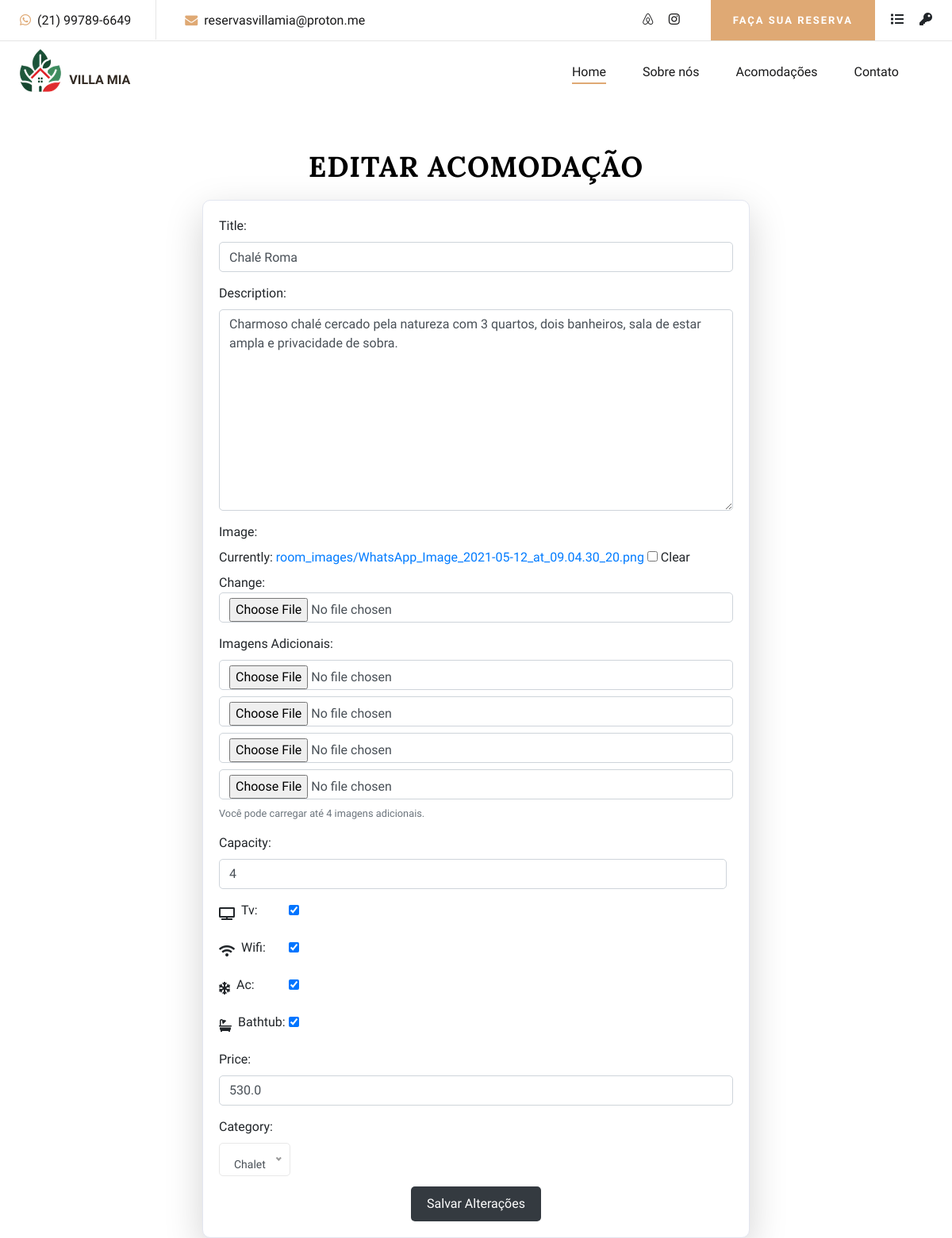
Before: /edit-room/14/ (signed in) with the older database file.
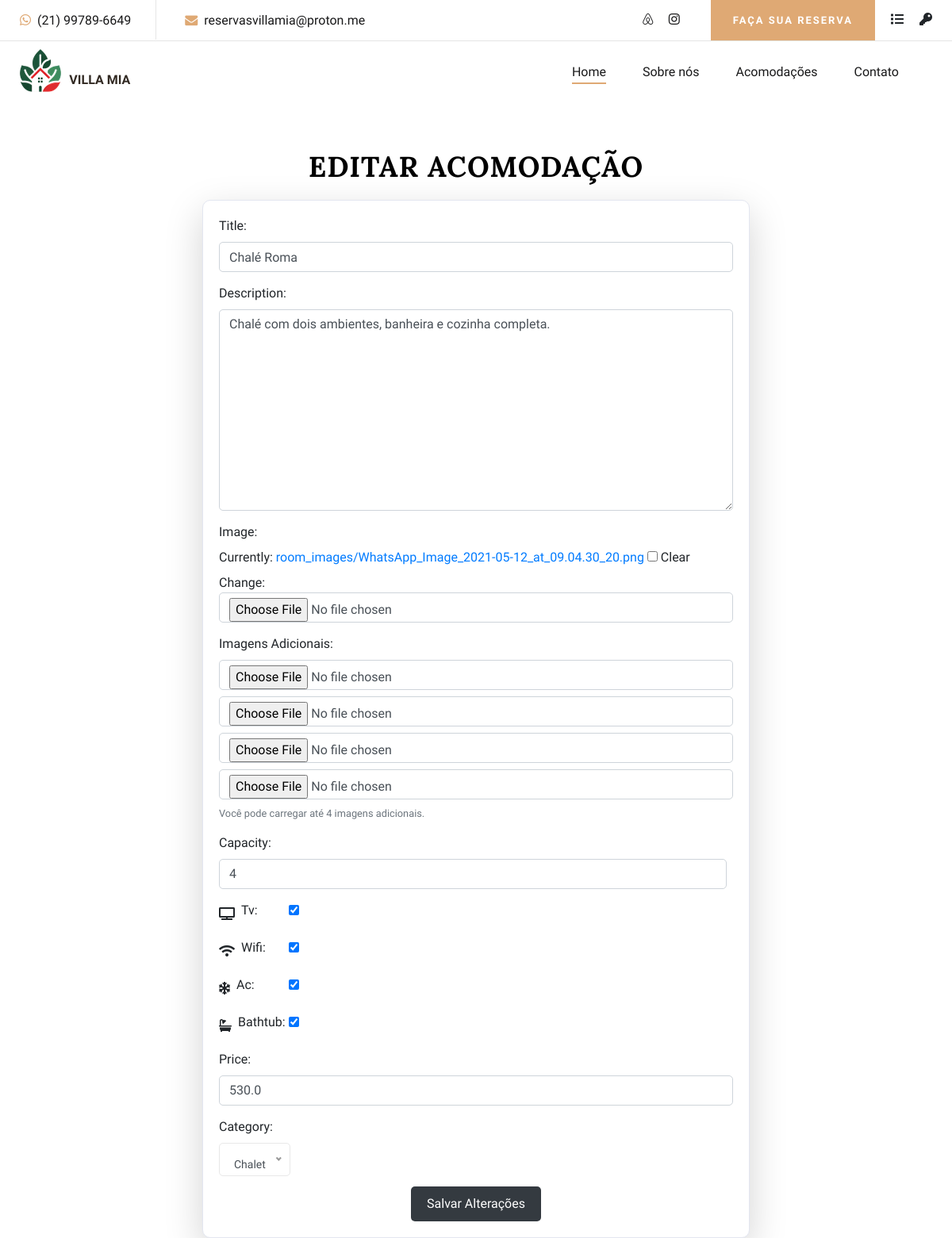
After: the same page with the newer database file.
### backend/models.py (models this page shows, shortened)
class Room(models.Model):
    title = models.CharField(max_length=200)
    description = models.CharField(max_length=600)
    image = models.ImageField(upload_to='room_images/', blank=True, null=True)  # Main image
    capacity = models.IntegerField()
    ac = models.BooleanField(default=False)
    tv = models.BooleanField(default=True)
    wifi = models.BooleanField(default=True)
    bathtub = models.BooleanField(default=False)
    price = models.FloatField()
    category = models.ForeignKey(Category, on_delete=models.CASCADE, default=1)
    available = models.BooleanField(default=True)

### backend/views.py (the view)
# urls.py: path('edit-room/<int:room_id>/', views.edit_room_details, name='edit_room_details'),  # New URL pattern
@login_required
@user_passes_test(lambda u: u.is_staff)
def edit_room_details(request, room_id):
    room = get_object_or_404(Room, id=room_id)
    if request.method == 'POST':
        form = RoomForm(request.POST, request.FILES, instance=room)
        if form.is_valid():
            room = form.save(commit=False)
            room.save()
            images = [
                request.FILES.get('image_1'),
                request.FILES.get('image_2'),
                request.FILES.get('image_3'),
                request.FILES.get('image_4')
            ]
            existing_images = RoomImage.objects.filter(room=room).order_by('id')
            for idx, new_image in enumerate(images, start=1):
                if new_image:
                    if len(existing_images) >= idx:
                        existing_image = existing_images[idx - 1]
                        existing_image.image = new_image
                        existing_image.save()
                    else:
                        RoomImage.objects.create(room=room, image=new_image)
            return redirect('check_availability', room_id=room.id)
        else:
            print("Form is not valid")
            print(form.errors)
    else:
        form = RoomForm(instance=room)
    return render(request, 'backend/edit_room.html', {'form': form, 'room': room})

### backend/forms.py (shortened to what this page needs)
class RoomForm(forms.ModelForm):
    image_1 = forms.ImageField(required=False)
    image_2 = forms.ImageField(required=False)
    image_3 = forms.ImageField(required=False)
    image_4 = forms.ImageField(required=False)
    class Meta:
        model = Room
        fields = [
            'title', 'description', 'image', 'capacity',
            'tv', 'wifi', 'ac', 'bathtub', 'price', 'category'
        ]
        widgets = {
            'title': forms.TextInput(attrs={'class': 'form-control'}),
            'description': forms.Textarea(attrs={'class': 'form-control'}),
            'image': forms.ClearableFileInput(attrs={'class': 'form-control'}),
            'capacity': forms.NumberInput(attrs={'class': 'form-control'}),
            'tv': forms.CheckboxInput(attrs={'class': 'form-check-input'}),
            'wifi': forms.CheckboxInput(attrs={'class': 'form-check-input'}),
            'ac': forms.CheckboxInput(attrs={'class': 'form-check-input'}),
            'bathtub': forms.CheckboxInput(attrs={'class': 'form-check-input'}),
            'price': forms.NumberInput(attrs={'class': 'form-control'}),
            'category': forms.Select(attrs={'class': 'form-control'}),
        }

### backend/templates/backend/edit_room.html (shortened to what this page needs)
{% extends "backend/layout.html" %}
{% block body %}
<div class="container d-flex justify-content-center mt-5">
    <div class="card-container">
        <h1 class="edit-room">Editar Acomodação</h1>
        <div class="card shadow-lg">
            <div class="card-body">
                <form method="post" enctype="multipart/form-data" action="{% url 'edit_room_details' room.id %}">
                    <div class="form-group">
                        {{ form.title.label_tag }}<br>
                        {{ form.title }}
                    </div>
                    <div class="form-group">
                        {{ form.description.label_tag }}<br>
                        {{ form.description }}
                    </div>
                    <div class="form-group">
                        {{ form.image.label_tag }}<br>
                        {{ form.image }}
                    </div>
                    <div class="form-group">
                        <label for="additional_images">Imagens Adicionais:</label><br>
                        <input type="file" name="image_1" class="form-control mb-2">
                        <input type="file" name="image_2" class="form-control mb-2">
                        <input type="file" name="image_3" class="form-control mb-2">
                        <input type="file" name="image_4" class="form-control mb-2">
                        <small class="form-text text-muted">Você pode carregar até 4 imagens adicionais.</small>
                    </div>
                    <div class="form-group mr-2">
                        {{ form.capacity.label_tag }}<br>
                        {{ form.capacity }}
                    </div>
                    <div class="form-group d-flex align-items-center">
                        <i class="fas fa-tv mr-2"></i>
                        <span class="flex-grow-1">{{ form.tv.label_tag }}</span>
                        <span class="check1">{{ form.tv }}</span>
                    </div>
                    <div class="form-group d-flex align-items-center">
                        <i class="fas fa-wifi mr-2"></i>
                        <span class="flex-grow-1">{{ form.wifi.label_tag }}</span>
                        <span class="check1">{{ form.wifi }}</span>
                    </div>
                    <div class="form-group d-flex align-items-center">
                        <i class="fas fa-snowflake mr-2"></i>
                        <span class="flex-grow-1">{{ form.ac.label_tag }}</span>
                        <span class="check1">{{ form.ac }}</span>
                    </div>
                    <div class="form-group d-flex align-items-center">
                        <i class="fas fa-bath mr-2"></i>
                        <span class="flex-grow-1">{{ form.bathtub.label_tag }}</span>
                        <span class="check1">{{ form.bathtub }}</span>
                    </div>
                    <div class="form-group">
                        {{ form.price.label_tag }}<br>
                        {{ form.price }}
                    </div>
                    <div class="form-group">
                        {{ form.category.label_tag }}<br>
                    </div>
                    <br/>
                    <div class="text-center mt-3">
                        <button type="submit" class="btn btn-dark">Salvar Alterações</button>
                    </div>
                </form>
            </div>
        </div>
    </div>
</div>
{% endblock %}

Changed rows visible on the page:
changed Room "Chalé Roma": description "Charmoso chalé cercado pela natureza com 3 quartos, dois banheiros, sala de estar ampla e privacidade de sobra." → "Chalé com dois ambientes, banheira e cozinha completa."
